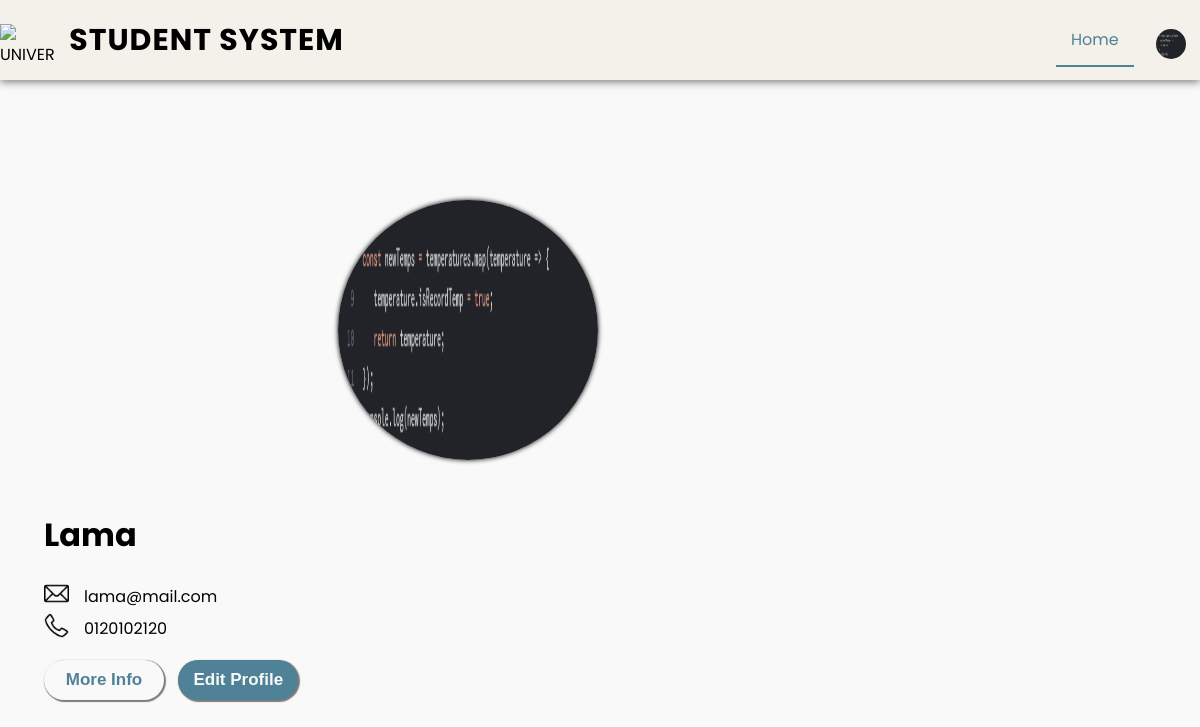
The page /profile_page/students/student.php (signed in) on the database its author committed.
### tables this page shows
CREATE TABLE `students` (
  `id` int(11) NOT NULL,
  `name` varchar(250) NOT NULL,
  `phone` varchar(100) NOT NULL,
  `image_path` varchar(250) NOT NULL,
  `enroll_date` date NOT NULL,
  `birth_date` date NOT NULL,
  `gender` varchar(250) NOT NULL,
  `address` varchar(250) NOT NULL,
  `email` varchar(250) NOT NULL,
  `password` varchar(250) NOT NULL,
  `is_active` tinyint(1) NOT NULL
);

### profile_page/soa.php (called while the page is built)
<?php
    $check = "students";
?>

### profile_page/image.php (called while the page is built, shortened)
<?php
    include "soa.php";
    $conn = mysqli_connect('localhost', 'root', '', 'web_skills');
    $id = $_SESSION['user_id'];
    $sql = "SELECT * FROM $check WHERE id =$id";
    $result = mysqli_query($conn, $sql);
    $row = mysqli_fetch_assoc($result);
    if (!empty($row['image_path'])){
        $target_dir = $row['image_path'];
    }
?>

### profile_page/students/student.php (the view, shortened to what this page needs)
<?php
    include "../image.php";
    $conn=mysqli_connect('localhost','root','');
    if (isset($_SESSION['user_id'])) {
        $id = $_SESSION['user_id'];
        $sql="SELECT * FROM students WHERE id='".$id."'";
        $result= mysqli_query($conn,$sql);
        $RowData=mysqli_fetch_assoc($result);
    }
    else{
        header('Location: ../../home_page/index.php');
    }
?>
<!DOCTYPE html>
<html lang="en">
    <head>
        <link rel="stylesheet" href="assets/css/style.css">
    </head>
    <body class="profile-page">
        <div class="navbar">
            <div class="container">
                <div class="brand">
                    <img class="logo" src="https://cdn-icons-png.flaticon.com/512/327/327131.png" alt="university">
                <h2 class="brand-text">Student System</h2>
            </div>
            <ul class="links">
                <a href="logout.php">
                    <li class="active" >home</li>
                </a>
                <div class="dropdown">
                <img class="img-profile" src='<?='../'.$target_dir?>' alt="profile">
                </div>
            </ul>
        </div>
    </div>
 <div class="grid-container">
    <div class="grid-item">
        <div class="to-flex">
            <img src='<?='../'.$target_dir?>' class='account-pic'>
        </div>
    </div>
        <div class="to-flex" class="data">
            <h1> <?php
              echo $RowData['name'];
             ?></h1>
            <ul class="del">
                <li> <img src = "../images/mail.png" class="details"> </li>
                <div class="align"> <?php echo $RowData['email'];?></div>
                <li><img src = "../images/phone.png"   class="details"> </li>
                <div class="align"> <?php echo $RowData['phone'];?> </div>
            </ul>
            <a href="moreinfo_student.php"><button class="profileBtn btn btn-white"> More Info </button></a>
            <a href="../editProfile.php"><button class="profileBtn btn btn-dark"> Edit Profile </button></a>
        </div>
    </div>
</body>
</html>

### profile_page/students/assets/css/style.css (style rules this page uses)
:root { --main: #4f8297; --dark-white: #f3f1ea; --dropdown: #e3e8ea; --background: #f9f9f9; }
body { background-color: var(--background); padding: 0; margin: 0; font-family: "Poppins"; }
.container { max-width: 1200px; margin: auto; }
ul { list-style-type: none; margin: 0; padding: 0; }
.dropdown { position: relative; display: inline-block; }
.img-profile { display: inline-block; position: relative; top: 14px; height: 30px; width: 30px; border-radius: 50%; margin-left: 18px; cursor: pointer; }
.navbar { background-color: var(--dark-white); box-shadow: 0px 2px 8px rgb(0 0 0 / 50%); margin-bottom: 50px; line-height: 30px; left: 7px; }
.navbar .brand { float: left; width: 88%; text-transform: uppercase; height: 10%; }
img.logo { display: inline-block; position: relative; padding-right: 10px; top: 10px; width: 55px; }
.brand-text { letter-spacing: 1px; display: inline-block; font-size: 30px; }
.navbar .links { float: left; width: 12%; margin-top: 15px; text-transform: capitalize; }
a { text-decoration: none; color: black; }
.navbar .links li { display: inline-block; padding: 10px 15px; border-bottom: 2px solid transparent; }
.navbar .links li.active, .navbar .links li:hover { color: var(--main); border-bottom: 2px solid var(--main); }
div.to-flex { width: 400px; height: 150px; float: left; margin: 20px; padding: 50px 2%; }
.account-pic { padding-right: 0px;; width: 260px; height: 260px; border-radius: 50%; overflow: hidden; box-shadow: 0 0 5px 0px black; }
.grid-item { padding-left: 25%; }
.details { width: 25px; }
.del { align-items: center; display: grid; grid-template-columns: 40px auto; }
.profileBtn { margin-right: 10px; margin-top: 15px; width: 120px; padding: 10px; border: none; border-radius: 20px; box-shadow: 1px 1px 1px 1px rgb(0 0 0 / 50%); font-size: 17px; font-weight: bold; cursor: pointer; }
.btn-dark { background-color: var(--main); color: #F9F9F9; }
.btn-white { color: var(--main); background-color: #f9f9f9; }

### rows shown on the page
students: image_path (picture), name "Lama", email "lama@mail.com", phone "0120102120"
